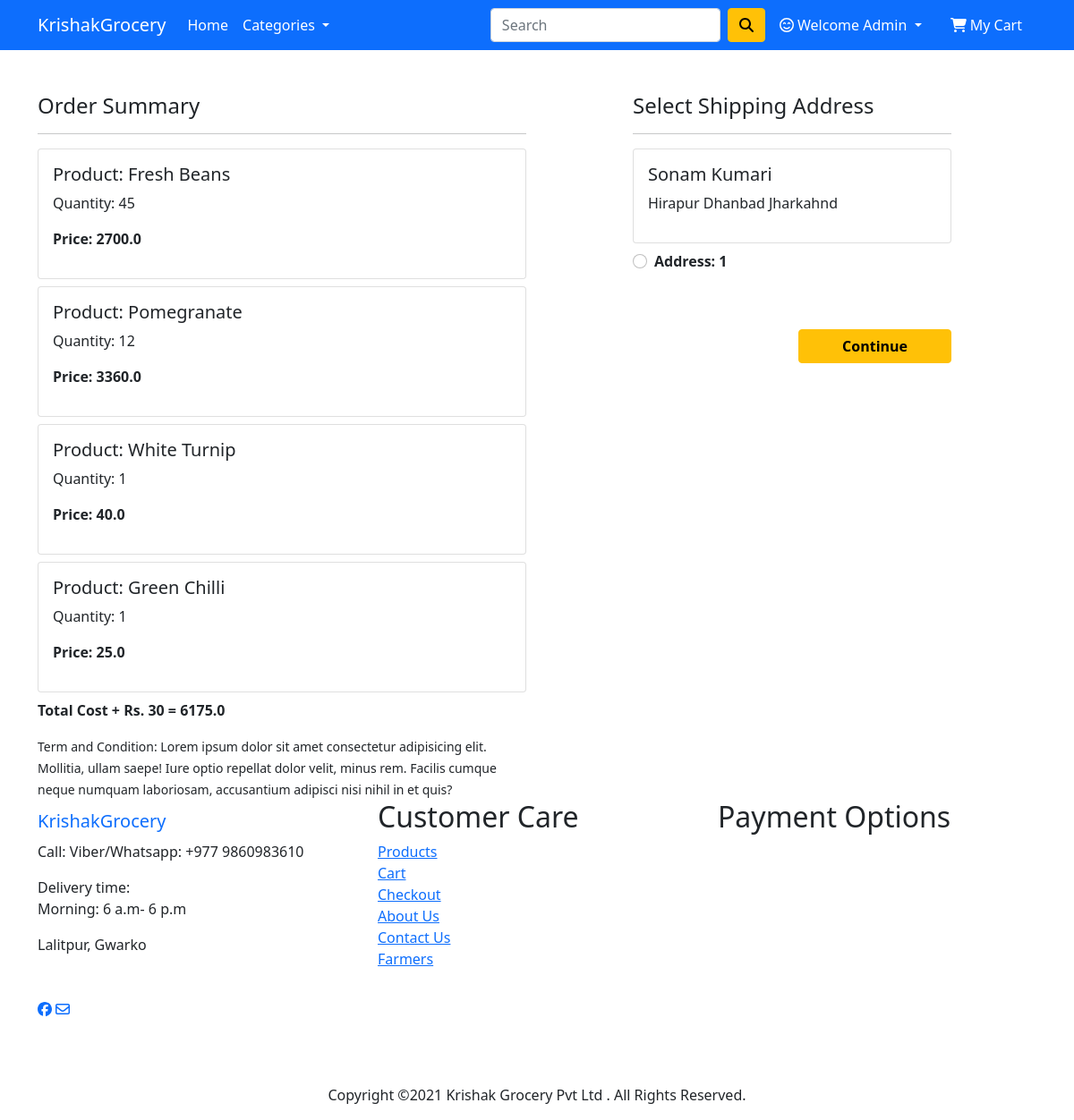
Screenshot of /checkout/ (signed in) with the database file from the repository.
### app/models.py (models this page shows, shortened)
class Cart(models.Model):
    user = models.ForeignKey(User, on_delete=models.CASCADE)
    product = models.ForeignKey(Product, on_delete=models.CASCADE)
    quantity = models.PositiveIntegerField(default=1)
    @property
    def total_cost(self):
        return self.quantity * self.product.selling_price

class Product(models.Model):
    title = models.CharField(max_length=100)
    selling_price = models.FloatField()
    category = models.CharField(choices=CATEGORY_CHOICES, max_length=2)
    product_image = models.ImageField(upload_to='productimg')

### app/views.py (the view)
# urls.py: path('checkout/', views.checkout, name='checkout'),
@login_required
def checkout(request):
    user = request.user
    cart_items = Cart.objects.filter(user=user)
    amount = 0.0
    shipping_amount = 50.0
    cart_product = [p for p in Cart.objects.all() if p.user == request.user]
    if cart_product:
        for p in cart_product:
            tempamount = (p.quantity * p.product.selling_price)
            amount += tempamount
        totalamount = amount + shipping_amount
    return render(request, 'app/checkout.html', {'totalamount': totalamount, 'cart_items': cart_items})

### app/templates/app/checkout.html (shortened to what this page needs)
{% extends 'app/base.html' %}
{% load static %}
{% block main-content %}
<div class="container">
 <div class="row mt-5">
  <div class="col-sm-6">
    <h4>Order Summary</h4>
    <hr>
    {% for item in cart_items %}
      <div class="card mb-2">
        <div class="card-body">
          <h5>Product: {{item.product.title}}</h5>
          <p>Quantity: {{item.quantity}}</p>
          <p class="fw-bold">Price: {{item.total_cost}}</p>
        </div>
      </div>
      {% endfor %}
      <p class="fw-bold">Total Cost + Rs. 30 = {{totalamount}}</p>
    <small>Term and Condition: Lorem ipsum dolor sit amet consectetur adipisicing elit. Mollitia, ullam saepe! Iure optio repellat dolor velit, minus rem. Facilis cumque neque numquam laboriosam, accusantium adipisci nisi nihil in et quis?</small>
  </div>
  <div class="col-sm-4 offset-sm-1">
    <h4>Select Shipping Address</h4>
    <hr>
    <form action="/paymentdone">
      <div class="card">
        <div class="card-body">
        <h5>Sonam Kumari</h5>
        <p>Hirapur Dhanbad Jharkahnd</p>
        </div>
      </div>
        <div class="form-check mt-2 mb-5">
          <input class="form-check-input" type="radio" name="custid" id="custadd" value="">
          <label class="form-check-label fw-bold" for="">
            Address: 1 </label>
        </div>
        <div class="text-end">
          <button type="submit" class="btn btn-warning mt-3 px-5 fw-bold">Continue</button>
        </div>
      </form>
    </div>
  </div>
</div>
{% endblock main-content %}

### app/templates/app/base.html (shortened to what this page needs)
<!doctype html>
{% load static %}
<html lang="en">
  <head>
    <link href="https://cdn.jsdelivr.net/npm/bootstrap@5.0.0-beta1/dist/css/bootstrap.min.css" rel="stylesheet">
    <link rel="stylesheet" href="{% static 'app/css/owl.carousel.min.css' %}">
    <link rel="stylesheet" href="{% static 'app/css/all.min.css' %}">
    <link rel="stylesheet" href="{% static 'app/css/style.css' %}">
  </head>
  <body>
    <nav class="navbar navbar-expand-lg navbar-dark bg-primary">
     <div class="container">
       <a class="navbar-brand" href="/">KrishakGrocery</a>
       <div class="collapse navbar-collapse" id="navbarSupportedContent">
         <ul class="navbar-nav me-auto mb-2 mb-lg-0">
           <li class="nav-item">
             <a class="nav-link active" aria-current="page" href="/">Home</a>
           </li>
           <li class="nav-item dropdown">
             <a class="nav-link dropdown-toggle text-white" href="#" id="electronicsDropdown" role="button" data-bs-toggle="dropdown" aria-expanded="false">
              Categories
             </a>
           </li>
         </ul>
         <form class="d-flex">
          <input class="form-control me-2" type="search" placeholder="Search" aria-label="Search">
          <button class="btn btn-warning" type="submit"><i class="fas fa-search"></i></button>
         </form>
         <div>
          <ul class="navbar-nav me-auto mb-2 mb-lg-0">
            {% if request.user.is_authenticated %}
                <li class="nav-item dropdown mx-2">
                    <a class="nav-link dropdown-toggle text-white" href="#" id="profileDropdown" role="button" data-bs-toggle="dropdown" aria-expanded="false">
                      <i class="far fa-smile-beam"></i> Welcome {{request.user.username|capfirst}}
                    </a>
                  </li>
                  <li class="nav-item mx-2">
                    <a href="{% url 'showcart' %}" class="nav-link text-white"><i class="fas fa-shopping-cart"></i> My Cart {{totalitem}}</span> </a>
                  </li>
            {% endif %}
          </ul>
         </div>
       </div>
     </div>
    </nav>
    {% block main-content %} {% endblock main-content %}
    <footer class="ftco-footer ftco-section">
      <div class="container">
        <div class="row mb-5">
          <div class="col-md">
            <div class="ftco-footer-widget mb-4">
              <h2 class="ftco-heading-2"> <a class="navbar-brand" href="/">KrishakGrocery</a></h2>
              <p>Call: Viber/Whatsapp: +977 9860983610</p>
              <p>Delivery time: <br>Morning: 6 a.m- 6 p.m</p>
              <p>Lalitpur, Gwarko</p>
              <ul class="ftco-footer-social list-unstyled float-md-left float-lft mt-5">
                <li class="ftco-animate"><a href="https://www.facebook.com/" target="_blank"><i class="fab fa-facebook"></i></a>  <a href="" target="_blank"><i class="far fa-envelope"></i></a></li>
              </ul>
            </div>
          </div>
          <div class="col-md">
            <div class="ftco-footer-widget mb-4 ml-md-5">
              <h2 class="ftco-heading-2">Customer Care</h2>
              <ul class="list-unstyled">
                <li><a href="#">Products</a></li>
                <li><a href="#">Cart</a></li>
                <li><a href="#">Checkout</a></li>
                <li><a href="#">About Us</a></li>
                <li><a href="#">Contact Us</a></li>
                <li><a href="#">Farmers</a></li>
              </ul>
            </div>
          </div>
          <div class="col-md">
            <div class="ftco-footer-widget mb-4 ml-md-5">
              <h2 class="ftco-heading-2">Payment Options</h2>
            </div>
          </div>
        </div>
        <div class="row">
          <div class="col-md-12 text-center">
            <p>
              Copyright &copy;<script>document.write(new Date().getFullYear());</script>   Krishak Grocery Pvt Ltd . All Rights Reserved.
            </p>
          </div>
        </div>
      </div>
    </footer>
  </body>
</html>

### rows the page displays
Cart: product "Fresh Beans", quantity "45", total_cost "2700.0"
Cart: product "Pomegranate", quantity "12", total_cost "3360.0"
Cart: product "White Turnip", quantity "1", total_cost "40.0"
Cart: product "Green Chilli", quantity "1", total_cost "25.0"

### other values shown
{{ request.user.username|capfirst }} "Admin"
{{ totalamount }} "6175.0"
